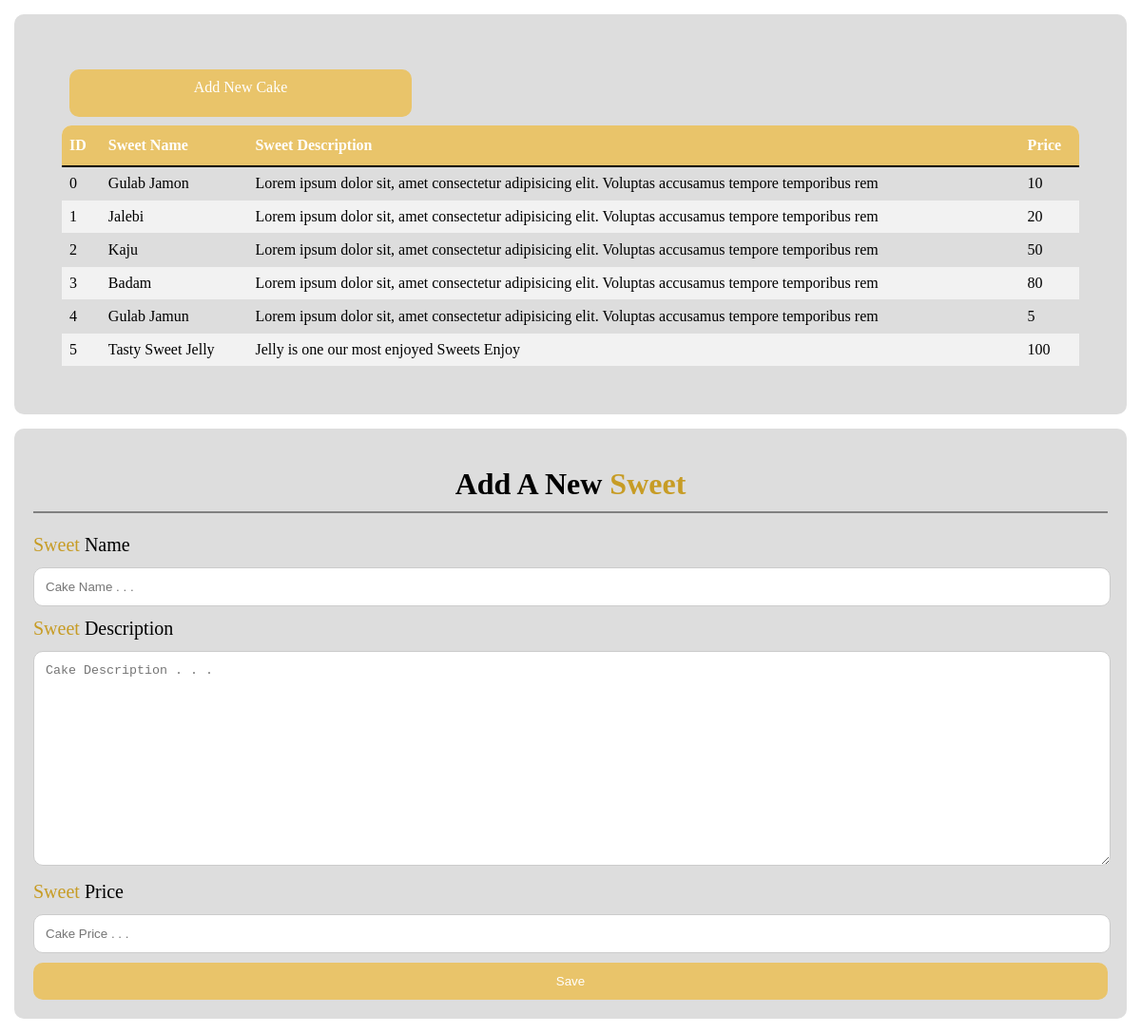
Page /backend/admin/Pages/addsweets.php on the committed database.
### tables this page shows
CREATE TABLE `sweet` (
  `id` int(10) NOT NULL,
  `sweetname` varchar(30) NOT NULL,
  `discription` varchar(100) DEFAULT NULL,
  `price` int(10) NOT NULL
);

### backend/admin/Pages/addsweets.php (the view, shortened to what this page needs)
<?php
 require ('../../files/connection.php');
 try {
     $stmt = $pdo->prepare("SELECT * FROM `sweet`");
     $stmt->execute();
     $sweets = $stmt->fetchAll(PDO::FETCH_ASSOC);
 } catch (Exception $ex) {
     $result = $ex->getMessage();
 }
?>
<!DOCTYPE html>
<html lang="en">
<head>
</head>
<body>
    <div class="burgerlist">
    <div class="table">
        <table>
            <tr>
                <td colspan="4"><a href="#form" class="btn">Add New Cake</span></a></td>
            </tr>
            <tr>
                <th class="left">ID</th>
                <th>Sweet Name</th>
                <th>Sweet Description</th>
                <th class="right">Price</th>
            </tr>
            <?php foreach ($sweets as $key => $sweet): ?>
                <tr>
                    <td ><?php echo $key?></td>
                    <td><?php echo $sweet['sweetname']?></td>
                    <td><?php echo $sweet['discription']?></td>
                    <td><?php echo $sweet['price']?></td>
                </tr>
                <?php endforeach; ?>
        </table>
    </div>
    </div>
    <div class="form" id="form">
        <center>
            <div class="linkname">
                <h1>Add A New <span>Sweet</span></h1>
            </div>
        </center>
        <form action="php Files/addfood.php" method="post">
            <div class="row">
                <div class="col-25">
                    <label for="name"><span>Sweet</span> Name</label>
                    <div class="col-75">
                        <input type="text" name="name" placeholder="Cake Name . . ." require>
                    </div>
                </div>
            </div>
            <div class="row">
                <div class="col-25">
                    <label for="Description"><span>Sweet</span> Description</label>
                    <div class="col-75">
                        <textarea type="text" name="description" placeholder="Cake Description . . ." ></textarea>
                    </div>
                </div>
            </div>
            <div class="row">
                <div class="col-25">
                    <label for="price"><span>Sweet</span> Price</label>
                    <div class="col-75">
                        <input type="number" name="price" placeholder="Cake Price . . ." require>
                    </div>
                </div>
            </div>
            <div class="row">
                <input type="submit" name="submitsweet" value="Save">
            </div>
        </form>
    </div>
</body>
</html>

### rows in the picture
sweet: key "0", sweetname "Gulab Jamon", discription "Lorem ipsum dolor sit, amet consectetur adipisicing elit. Voluptas accusamus tempore temporibus rem", price "10"
sweet: key "1", sweetname "Jalebi", discription "Lorem ipsum dolor sit, amet consectetur adipisicing elit. Voluptas accusamus tempore temporibus rem", price "20"
sweet: key "2", sweetname "Kaju", discription "Lorem ipsum dolor sit, amet consectetur adipisicing elit. Voluptas accusamus tempore temporibus rem", price "50"
sweet: key "3", sweetname "Badam", discription "Lorem ipsum dolor sit, amet consectetur adipisicing elit. Voluptas accusamus tempore temporibus rem", price "80"
sweet: key "4", sweetname "Gulab Jamun", discription "Lorem ipsum dolor sit, amet consectetur adipisicing elit. Voluptas accusamus tempore temporibus rem", price "5"
sweet: key "5", sweetname "Tasty Sweet Jelly", discription "Jelly is one our most enjoyed Sweets Enjoy", price "100"
